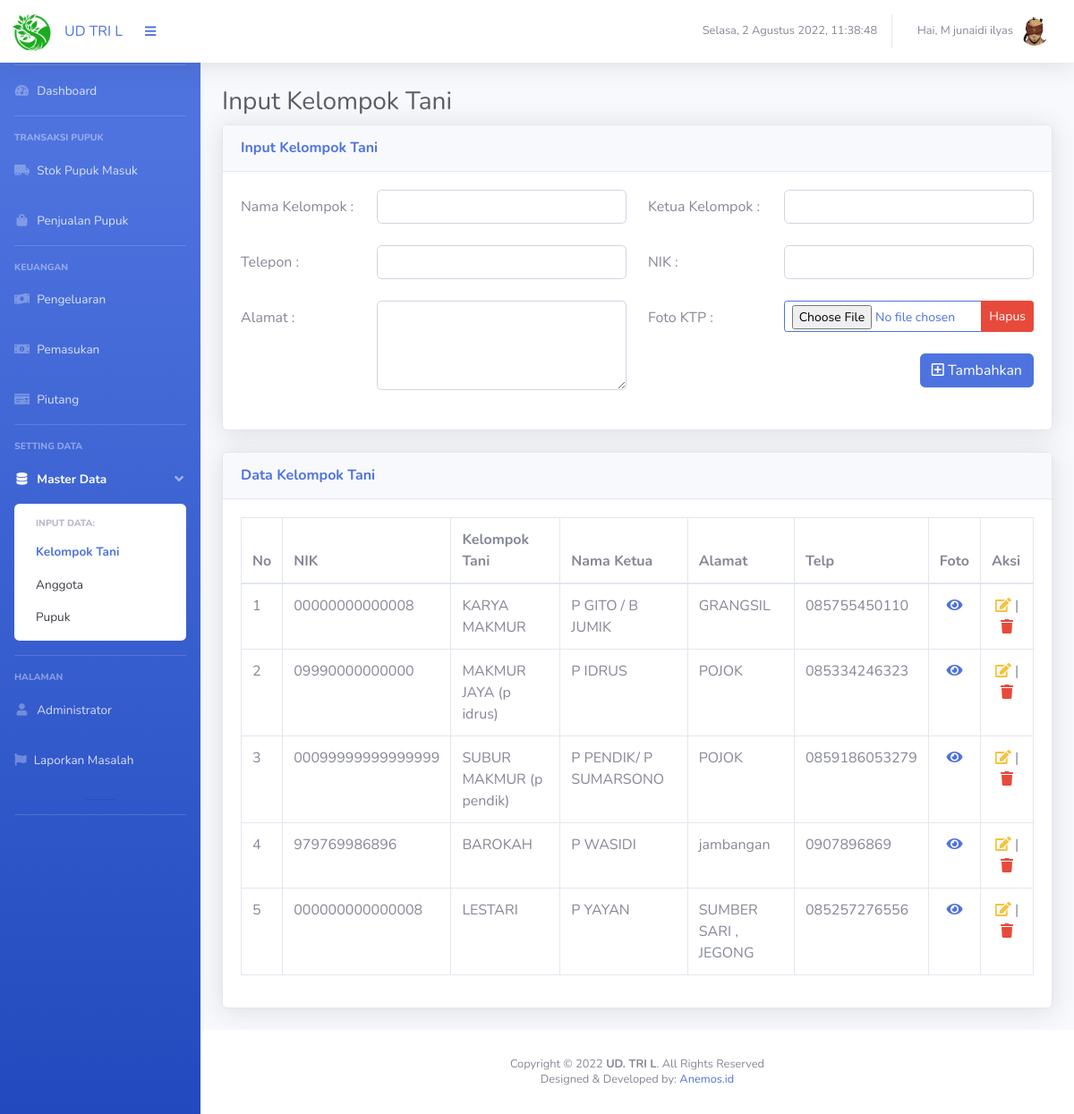
The app's page /page_kel_tani.php?m=4&n=2 (signed in) with its own data.
### tables this page shows
CREATE TABLE `data_kel_tani` (
  `ID_KT` int(50) NOT NULL,
  `NIK` varchar(50) DEFAULT NULL,
  `Nama_Kel` varchar(100) DEFAULT NULL,
  `Nama_Ketua` varchar(50) DEFAULT NULL,
  `Alamat` varchar(100) DEFAULT NULL,
  `Telp` varchar(50) DEFAULT NULL,
  `Foto` varchar(50) DEFAULT NULL
);

### page_kel_tani.php (the view, shortened to what this page needs)
<?php
include "connection.php";
if (isset($_SESSION['login'])) {
    ?>
<!DOCTYPE html>
<html lang="en">
<head>
  <link href="vendor/fontawesome-free/css/all.min.css" rel="stylesheet" type="text/css">
  <link href="css/sb-admin-2.min.css" rel="stylesheet">
  <link href="vendor/datatables/dataTables.bootstrap4.min.css" rel="stylesheet">
</head>
<body id="page-top">
  <div id="wrapper">
    <?php include "segment/sidebar.php";?>
    <div id="content-wrapper" class="d-flex flex-column">
      <div id="content">
        <?php include "segment/header.php";?>
        <div class="container-fluid">
          <div class="d-sm-flex align-items-center justify-content-between ">
            <h1 id="hu" class="h3 pp text-gray-800">Input Kelompok Tani</h1>
          </div>
          <div class="row">
            <div class="col-xl-12 col-lg-12">
              <div class="card shadow mb-4">
                <div class="card-header py-3 d-flex flex-row align-items-center justify-content-between">
                  <h6 class="m-0 font-weight-bold text-primary">Input Kelompok Tani</h6>
                </div>
                <div class="card-body">
                  <form method="POST" action="addKelompok.php" enctype="multipart/form-data">
                    <div class="row mb-2">
                      <label for="namakel" class="col-sm-2 col-form-label"> Nama Kelompok :
                      </label>
                      <div class="col-sm-4">
                        <input type="text" class="form-control" id="namakel" name="namakel" required>
                      </div>
                      <label for="ketuakel" class="col-sm-2 col-form-label"> Ketua Kelompok :
                      </label>
                      <div class="col-sm-4">
                        <input type="text" class="form-control" id="ketuakel" name="ketuakel" required>
                      </div>
                    </div>
                    <div class="row mb-2">
                      <label for="telp" class="col-sm-2 col-form-label"> Telepon : </label>
                      <div class="col-sm-4">
                        <input type="number" class="form-control" id="telp" name="telp" required>
                      </div>
                      <label for="nik" class="col-sm-2 col-form-label"> NIK : </label>
                      <div class="col-sm-4">
                        <input type="number" class="form-control" id="nik" name="nik" required>
                      </div>
                    </div>
                    <div class="row mb-2">
                      <label for="alamat" class="col-sm-2 col-form-label"> Alamat : </label>
                      <div class="col-sm-4">
                        <textarea class="form-control" style="height: 100px" id="alamat" name="alamat"
                          required></textarea>
                      </div>
                      <label class="col-sm-2 col-form-label"> Foto KTP : </label>
                      <div class="col-sm-4">
                        <div class="input-group mb-3">
                          <input type="file" id="pics" name="pics" class="form-control btn btn-outline-primary btn-sm "
                            onchange="PreviewImage();">
                          <div class="input-group-append">
                            <button class="btn btn-danger btn-sm" type="button" id="button-addon2"
                              onclick="hapus();">Hapus </button>
                          </div>
                        </div>
                        <div class="float-right mt-2">
                          <button type="submit" class="btn btn-primary" name="tambah"><i class="far fa-plus-square"></i>
                            Tambahkan </button>
                        </div>
                      </div>
                    </div>
                  </form>
                </div>
              </div>
            </div>
            <div class="col-xl-12 col-lg-10">
              <div class="card shadow mb-4">
                <div class="card-header py-3 d-flex flex-row align-items-center justify-content-between">
                  <h6 class="m-0 font-weight-bold text-primary">Data Kelompok Tani</h6>
                </div>
                <div class="card-body">
                  <div class="table-responsive">
                    <table class="table table-bordered" id="dataTable" width="100%" cellspacing="0">
                      <thead>
                        <tr>
                          <th scope="col">No</th>
                          <th scope="col">NIK</th>
                          <th scope="col">Kelompok Tani</th>
                          <th scope="col">Nama Ketua</th>
                          <th scope="col">Alamat</th>
                          <th scope="col">Telp</th>
                          <th scope="col">Foto</th>
                          <th scope="col">Aksi</th>
                        </tr>
                      </thead>
                      <tbody>
                        <?php
$no = 1;
    $data = mysqli_query($conn, "SELECT * FROM data_kel_tani ORDER BY ID_KT DESC");
    foreach ($data as $all) {
        echo ('<tr><td>' . $no . '</td>');
        echo ('<td>' . $all['NIK'] . '</td>');
        echo ('<td>' . $all['Nama_Kel'] . '</td>');
        echo ('<td>' . $all['Nama_Ketua'] . '</td>');
        echo ('<td>' . $all['Alamat'] . '</td>');
        echo ('<td>' . $all['Telp'] . '</td>');
        echo ('<td><a href="" data-toggle="modal" data-target="#viewFoto');
        echo ($all['ID_KT'] . '"><center><i class="fas fa-eye" data-toggle="tooltip" data-placement="top" title="Lihat Foto"></i> </center>  </i></a></td>');
        echo ('<td><center><a href=page_edit_kel_tani.php?m=4&n=2&id=');
        echo ($all['ID_KT'] . '><span class="btn-icon-split text-warning"
                                                    data-toggle="tooltip" data-placement="top" title="Edit Data"><i
                                                        class="fas fa-edit"></i></span></a>
                                                <text> | </text><a href="" data-toggle="modal" data-target="#exampleModalCenter');
        echo ($all['ID_KT'] . '"><span class="btn-icon-split text-danger" data-toggle="tooltip" data-placement="left"
                                                        title="Hapus Data"><i class="fas fa-trash"></i></span></a></td>
                                                </center>
                                                </tr>');
        $no++;
        ?></tr>
                        <?php }?>
                      </tbody>
                    </table>
                  </div>
                </div>
              </div>
            </div>
          </div>
        </div>
      </div>
      <?php include "segment/footer.php";?>
    </div>
  </div>
</body>
</html>
<?php } else {
    header("Location: login.php");
    exit();
}?>

### records on screen
data_kel_tani: NIK "00000000000008", Nama_Kel "KARYA MAKMUR", Nama_Ketua "P GITO / B JUMIK", Alamat "GRANGSIL", Telp "085755450110"
data_kel_tani: NIK "09990000000000", Nama_Kel "MAKMUR JAYA (p idrus)", Nama_Ketua "P IDRUS", Alamat "POJOK", Telp "085334246323"
data_kel_tani: NIK "00099999999999999", Nama_Kel "SUBUR MAKMUR (p pendik)", Nama_Ketua "P PENDIK/ P SUMARSONO", Alamat "POJOK", Telp "0859186053279"
data_kel_tani: NIK "979769986896", Nama_Kel "BAROKAH", Nama_Ketua "P WASIDI", Alamat "jambangan", Telp "0907896869"
data_kel_tani: NIK "000000000000008", Nama_Kel "LESTARI", Nama_Ketua "P YAYAN", Alamat "SUMBER SARI , JEGONG", Telp "085257276556"

### other values on screen
$_SESSION['per'] "UD TRI L"
$_SESSION['nama'] "M junaidi ilyas"
